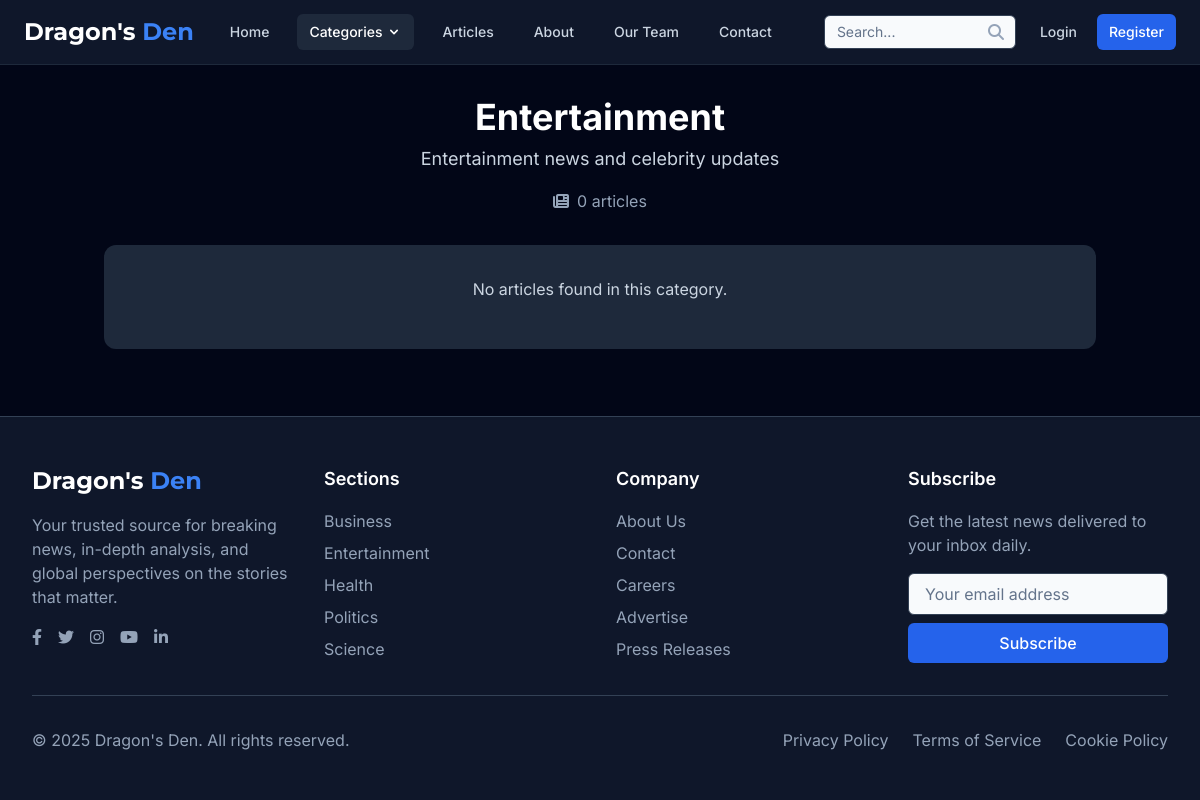
The app's page /category.php?id=5 with its own data.
### tables this page shows
CREATE TABLE IF NOT EXISTS categories (
    id INT AUTO_INCREMENT PRIMARY KEY,
    name VARCHAR(50) NOT NULL UNIQUE,
    slug VARCHAR(50) NOT NULL UNIQUE,
    description TEXT,
    created_at DATETIME NOT NULL,
    updated_at DATETIME
);

### category.php (the view, shortened to what this page needs)
<?php
require_once 'includes/db.php';
$category = null;
$articles = [];
if (isset($_GET['id'])) {
    $category_id = (int)$_GET['id'];
    $stmt = $pdo->prepare("SELECT * FROM categories WHERE id = ?");
    $stmt->execute([$category_id]);
    $category = $stmt->fetch();
} elseif (isset($_GET['slug'])) {
    $category_slug = $_GET['slug'];
    $stmt = $pdo->prepare("SELECT * FROM categories WHERE slug = ?");
    $stmt->execute([$category_slug]);
    $category = $stmt->fetch();
}
if ($category) {
    $stmt = $pdo->prepare("
        SELECT a.*, u.username as author_name
        FROM articles a
        JOIN users u ON a.user_id = u.id
        WHERE a.category_id = ?
        ORDER BY a.created_at DESC
    ");
    $stmt->execute([$category['id']]);
    $articles = $stmt->fetchAll();
} else {
    setFlashMessage('error', 'Category not found.');
    header('Location: categories.php');
    exit;
}
$article_count = count($articles);
include 'includes/header.php';
?>
<main class="container mx-auto px-4 py-8">
    <div class="max-w-5xl mx-auto">
        <div class="mb-8 text-center">
            <h1 class="text-4xl font-bold text-white mb-2"><?= htmlspecialchars($category['name']) ?></h1>
            <?php if (!empty($category['description'])): ?>
                <p class="text-dark-300 text-lg"><?= htmlspecialchars($category['description']) ?></p>
            <?php endif; ?>
            <div class="mt-4 text-dark-400">
                <span class="inline-flex items-center">
                    <i class="fas fa-newspaper mr-2"></i>
                    <?= $article_count ?> article<?= $article_count != 1 ? 's' : '' ?>
                </span>
            </div>
        </div>
        <?php if (empty($articles)): ?>
            <div class="bg-dark-800 rounded-xl p-8 text-center">
                <p class="text-dark-300 mb-4">No articles found in this category.</p>
            </div>
        <?php endif; ?>
    </div>
</main>
<?php include 'includes/footer.php'; ?>

### includes/footer.php (shortened to what this page needs)
<footer class="bg-dark-900 text-dark-300 mt-auto border-t border-dark-700">
        <div class="max-w-7xl mx-auto px-4 sm:px-6 lg:px-8 py-12">
            <div class="grid grid-cols-1 md:grid-cols-2 lg:grid-cols-4 gap-8">
                <div>
                    <a href="index.php" class="flex-shrink-0 flex items-center mb-4">
                        <span class="font-display text-2xl font-bold text-white">Dragon's <span class="text-primary-500">Den</span></span>
                    </a>
                    <p class="text-dark-400 mb-4">Your trusted source for breaking news, in-depth analysis, and global perspectives on the stories that matter.</p>
                    <div class="flex space-x-4">
                        <a href="#" class="text-dark-400 hover:text-white transition-colors">
                            <i class="fab fa-facebook-f"></i>
                        </a>
                        <a href="#" class="text-dark-400 hover:text-white transition-colors">
                            <i class="fab fa-twitter"></i>
                        </a>
                        <a href="#" class="text-dark-400 hover:text-white transition-colors">
                            <i class="fab fa-instagram"></i>
                        </a>
                        <a href="#" class="text-dark-400 hover:text-white transition-colors">
                            <i class="fab fa-youtube"></i>
                        </a>
                        <a href="#" class="text-dark-400 hover:text-white transition-colors">
                            <i class="fab fa-linkedin-in"></i>
                        </a>
                    </div>
                </div>
                <div>
                    <h3 class="text-lg font-semibold text-white mb-4">Sections</h3>
                    <ul class="space-y-2">
                        <?php
                        $stmt = $pdo->prepare("SELECT * FROM categories ORDER BY name LIMIT 5");
                        $stmt->execute();
                        $footer_categories = $stmt->fetchAll();
                        foreach($footer_categories as $category):
                        ?>
                        <li>
                            <a href="category.php?id=<?= $category['id'] ?>" class="text-dark-400 hover:text-white transition-colors">
                                <?= htmlspecialchars($category['name']) ?>
                            </a>
                        </li>
                        <?php endforeach; ?>
                    </ul>
                </div>
                <div>
                    <h3 class="text-lg font-semibold text-white mb-4">Company</h3>
                    <ul class="space-y-2">
                        <li><a href="about.php" class="text-dark-400 hover:text-white transition-colors">About Us</a></li>
                        <li><a href="contact.php" class="text-dark-400 hover:text-white transition-colors">Contact</a></li>
                        <li><a href="careers.php" class="text-dark-400 hover:text-white transition-colors">Careers</a></li>
                        <li><a href="advertise.php" class="text-dark-400 hover:text-white transition-colors">Advertise</a></li>
                        <li><a href="press.php" class="text-dark-400 hover:text-white transition-colors">Press Releases</a></li>
                    </ul>
                </div>
                <div>
                    <h3 class="text-lg font-semibold text-white mb-4">Subscribe</h3>
                    <p class="text-dark-400 mb-4">Get the latest news delivered to your inbox daily.</p>
                    <form class="space-y-2">
                        <div>
                            <input type="email" placeholder="Your email address" class="newsletter-input w-full px-4 py-2 rounded-md bg-dark-800 border border-dark-700 text-white placeholder-dark-400 focus:outline-none focus:ring-2 focus:ring-primary-500 focus:border-transparent">
                        </div>
                        <button type="submit" class="w-full px-4 py-2 bg-primary-600 hover:bg-primary-700 text-white font-medium rounded-md transition-colors focus:outline-none focus:ring-2 focus:ring-primary-500 focus:ring-offset-2 focus:ring-offset-dark-900">
                            Subscribe
                        </button>
                    </form>
                </div>
            </div>
            <div class="border-t border-dark-700 mt-8 pt-8 flex flex-col md:flex-row justify-between items-center">
                <p class="text-dark-400">&copy; <?= date('Y') ?> Dragon's Den. All rights reserved.</p>
                <div class="mt-4 md:mt-0 flex space-x-6">
                    <a href="privacy-policy.php" class="text-dark-400 hover:text-white transition-colors">Privacy Policy</a>
                    <a href="terms-of-service.php" class="text-dark-400 hover:text-white transition-colors">Terms of Service</a>
                    <a href="cookie-policy.php" class="text-dark-400 hover:text-white transition-colors">Cookie Policy</a>
                </div>
            </div>
        </div>
    </footer>
</body>
</html>

### assets/css/style.css (style rules this page uses)
.dark input[type="text"], .dark input[type="email"], .dark input[type="password"], .dark textarea, .dark select { color: #1e293b; background-color: #f8fafc; }
.dark input[type="text"]::placeholder, .dark input[type="email"]::placeholder, .dark input[type="password"]::placeholder, .dark textarea::placeholder, .dark select::placeholder { color: #64748b; }

### includes/header.php (style rules this page uses)
.dark input[type="text"], .dark input[type="email"], .dark input[type="password"], .dark textarea, .dark select { color: #1e293b; background-color: #f8fafc; }
.dark input[type="text"]::placeholder, .dark input[type="email"]::placeholder, .dark input[type="password"]::placeholder, .dark textarea::placeholder, .dark select::placeholder { color: #64748b; }

### records on screen
categories: name "Entertainment", description "Entertainment news and celebrity updates"
categories: name "Business"
categories: name "Health"
categories: name "Politics"
categories: name "Science"

### other values on screen
$article_count "0"
